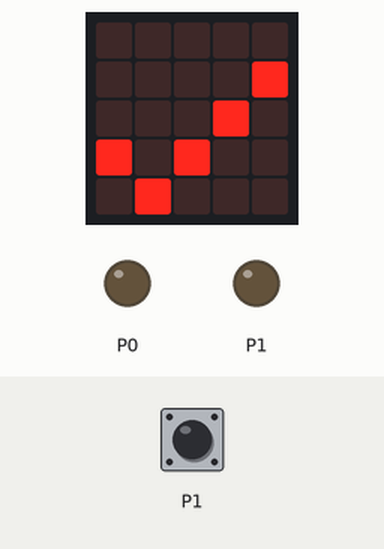
Bench run of a program on a simulated BBC micro:bit (MakeCode). Parts: the board's 5×5 LED display, output pins drawn as LEDs (lit = HIGH). The test bench sets the inputs (shaded band); at power-on: P1 LOW.

Above: at 1.2 s.
1.3 s: P1 pulled HIGH for 0.75 s
At 2.3 s:
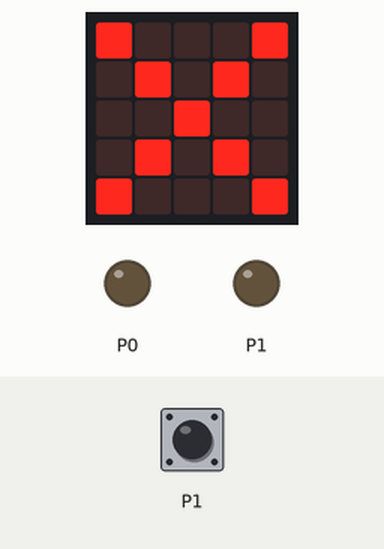
At 3.5 s:
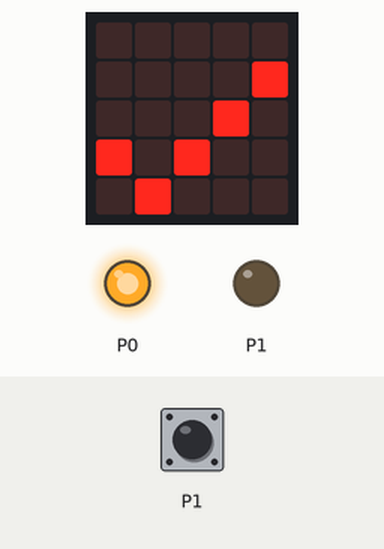
4.5 s: P1 pulled HIGH for 3.2 s
At 5.4 s:
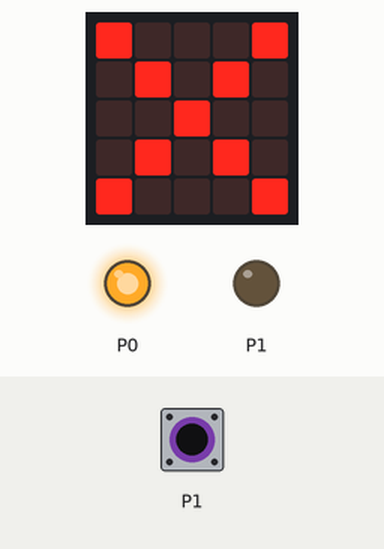
Timing chart, 0 to 7.5 s (numbered marks = the images above; inputs shaded):
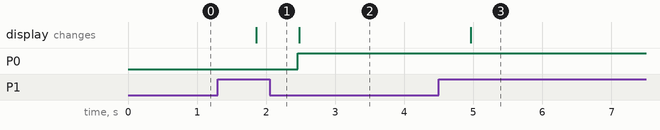

The program:

main.ts
```typescript
basic.forever(function () {
    if (pins.digitalReadPin(DigitalPin.P1) == 1) {
        basic.showIcon(IconNames.No)
        pins.digitalWritePin(DigitalPin.P0, 1)
    } else {
        basic.showIcon(IconNames.Yes)
        pins.digitalWritePin(DigitalPin.P1, 0)
    }
})
```

test.ts
```typescript
// 在這裡測試；當此封包作為擴充功能時，將不會編譯此內容。
```

Measured:
- after the input at 1.3 s, P0: LOW → HIGH after 1.2 s; the display: changes after 0.56 s (image 1)
- after the input at 4.5 s, the display: changes after 0.46 s (image 3)
